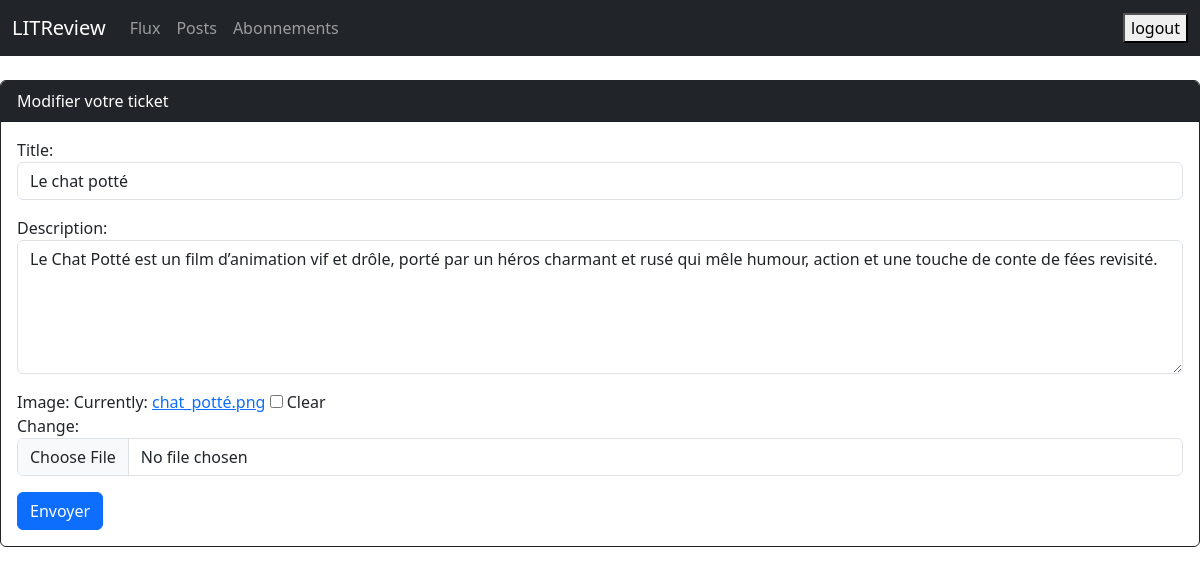
Page /reviews/ticket/8/edit/ (signed in) on the committed database.
### reviews/models.py (models this page shows, shortened)
class Ticket(models.Model):
    title = models.CharField(max_length=128)
    description = models.TextField(max_length=2048, blank=True)
    user = models.ForeignKey(to=settings.AUTH_USER_MODEL, on_delete=models.CASCADE)
    image = models.ImageField(null=True, blank=True)
    time_created = models.DateTimeField(auto_now_add=True)
    asked_review = models.BooleanField(default=False)

### reviews/views.py (the view)
# urls.py: path('ticket/<int:ticket_id>/edit/', views.edit_ticket, name='edit_ticket'),
@login_required
def edit_ticket(request, ticket_id):
    ticket = get_object_or_404(Ticket, id=ticket_id, user=request.user)
    if request.method == 'POST':
        ticket_form = TicketForm(request.POST, request.FILES, instance=ticket)
        if ticket_form.is_valid():
            ticket_form.save()
            return redirect('ticket-list')  # Redirection après modification
    else:
        ticket_form = TicketForm(instance=ticket)
    return render(request, 'reviews/edit_ticket.html', {
        'ticket_form': ticket_form,
        'ticket': ticket
    })

### reviews/forms.py
class TicketForm(forms.ModelForm):
    class Meta:
        model = Ticket
        fields = ['title', 'description', 'image']
        widgets = {
            'title': forms.TextInput(attrs={'class': 'form-control'}),
            'description': forms.Textarea(attrs={'class': 'form-control', 'rows': 5}),
            'image': forms.ClearableFileInput(attrs={'class': 'form-control'}),
        }

### templates/reviews/edit_ticket.html (shortened to what this page needs)
<!DOCTYPE html>
<html lang="fr">
<head>
    <link href="https://cdn.jsdelivr.net/npm/bootstrap@5.3.3/dist/css/bootstrap.min.css" rel="stylesheet">
</head>
<body>
<nav class="navbar navbar-expand-lg navbar-dark bg-dark mb-4">
    <div class="container-fluid">
        <a class="navbar-brand" href="{% url 'login' %}">LITReview</a>
        <div class="collapse navbar-collapse">
            <ul class="navbar-nav me-auto">
                <li class="nav-item"><a class="nav-link" href="{% url 'flux' %}">Flux</a></li>
                <li class="nav-item"><a class="nav-link" href="{% url 'posts' %}">Posts</a></li>
                <li class="nav-item"><a class="nav-link" href="{% url 'abonnements' %}">Abonnements</a></li>
            </ul>
            <form method="post" action="{% url 'logout' %}">
                <button type="submit">logout</button>
            </form>
        </div>
    </div>
</nav>
<div class="form-container">
    <div class="card border-dark mb-4">
        <div class="card-header bg-dark text-white">Modifier votre ticket</div>
        <div class="card-body">
            <form method="post" enctype="multipart/form-data">
                {{ ticket_form.as_p }}
                <button type="submit" class="btn btn-primary">Envoyer</button>
            </form>
        </div>
    </div>
</div>
</body>
</html>

### rows in the picture
Ticket: title "Le chat potté", description "Le Chat Potté est un film d’animation vif et drôle, porté par un héros charmant et rusé qui mêle humour, action et une touche de conte de fées revisité."
